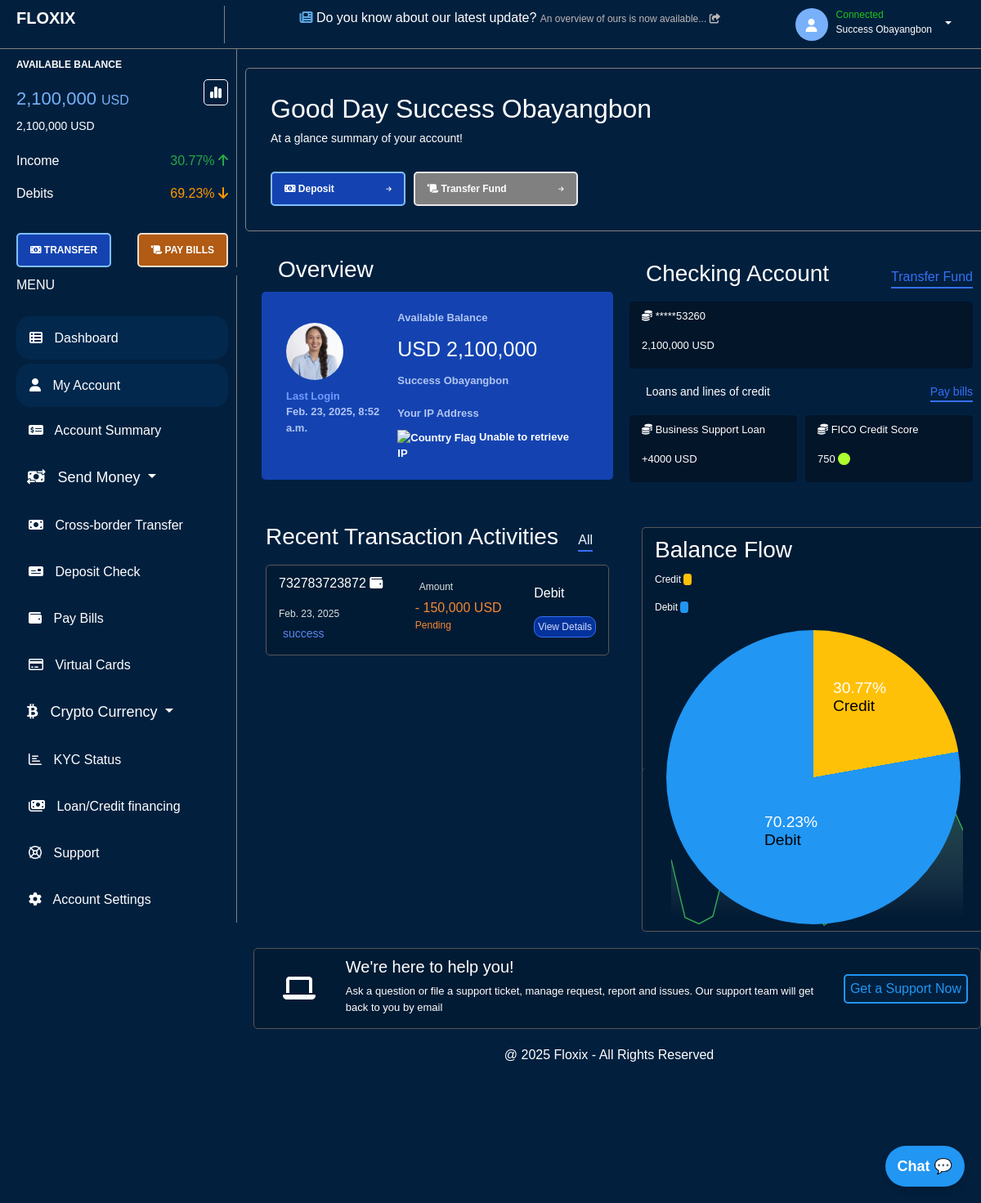
Page /account/user/profile/details/ (signed in) on the earlier database version.
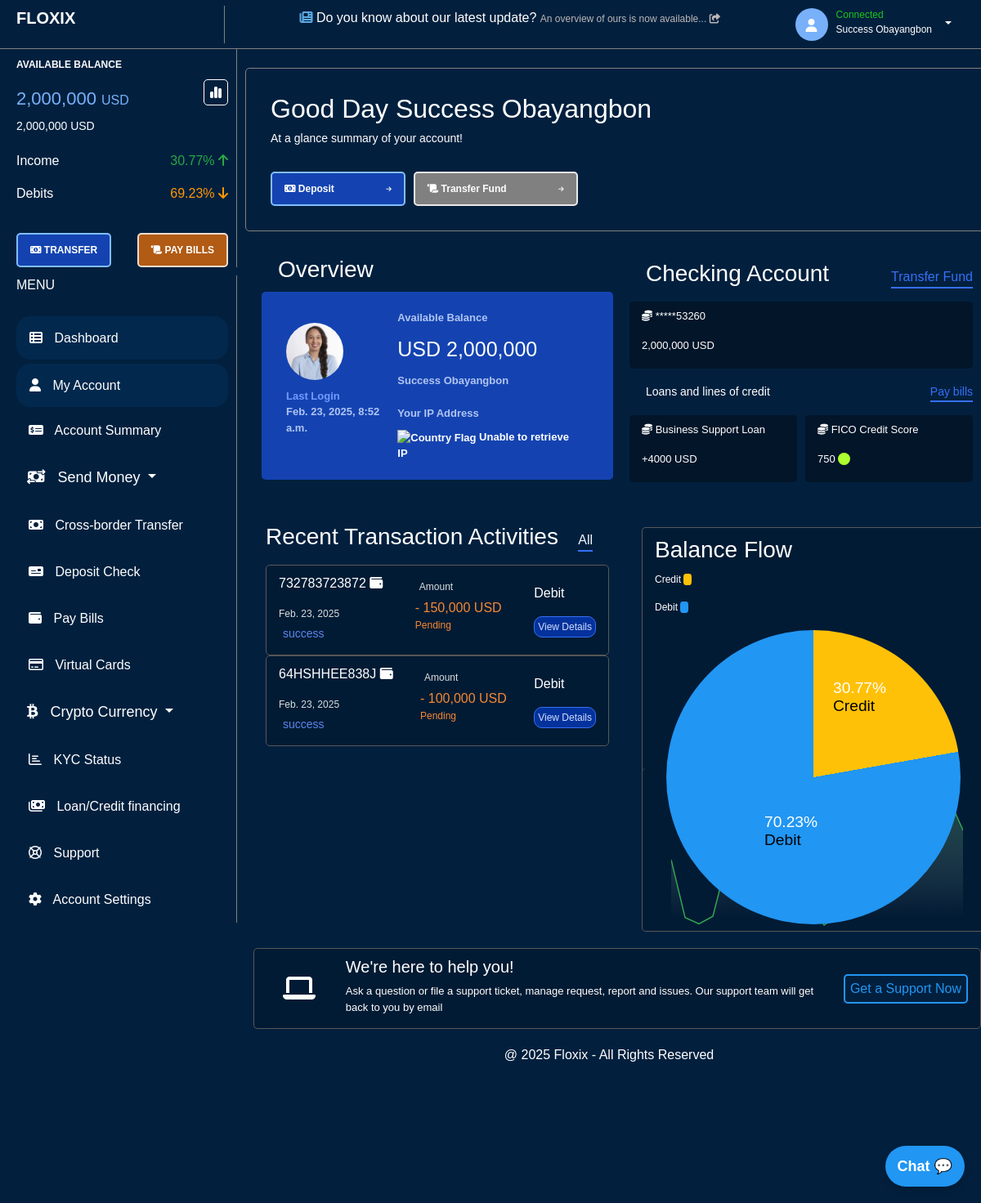
Same page on the later database version.
### main_app/models.py (models this page shows, shortened)
class Profile(models.Model):
    user = models.OneToOneField(User, on_delete= models.CASCADE)
    amount = models.CharField(max_length=12)
    image = models.ImageField(default='default.jpg', upload_to='profile_pics')
    profile_pin = models.IntegerField(blank=False, null=False, default=2002)

class Transfer(models.Model):
    DEBIT = 'Debit'
    CREDIT = 'Credit'
    TRANSACTION_TYPE_CHOICES = [
        (DEBIT, 'Debit'),
        (CREDIT, 'Credit'),
    ]
    PENDING = 'Pending'
    COMPLETED = 'Completed'
    TRANSACTION_TYPE_INFO = [
        (PENDING, 'Pending'),
        (COMPLETED, 'Completed'),
    ]
    INTERNATIONAL = 'International Transfer'
    LOCAL = 'Local Transfer'
    CHECK = 'Check Deposite'
    TRANSACTION_SCOPE = [
        (INTERNATIONAL, 'Local Transfer'),
        (LOCAL, 'Local Check'),
        (CHECK, 'Check Deposite'),
    ]
    user = models.ForeignKey(User, on_delete=models.CASCADE, default=1)
    account_number = models.CharField(max_length=12)
    amount = models.IntegerField(blank=False, null=False)
    bank_name = models.CharField(max_length=100, blank=False, null=False)
    description = models.CharField(max_length=250, blank=True, null=True)
    date_created = models.DateTimeField(auto_now_add=True)
    transaction_pin = models.IntegerField(blank=False, null=False)
    transfer_date = models.DateField(default=timezone.now)
    transaction_type = models.CharField(
        max_length=10,
        choices=TRANSACTION_TYPE_CHOICES,
        default=DEBIT,
    )
    transaction_info = models.CharField(
        max_length=10,
        choices=TRANSACTION_TYPE_INFO,
        default=PENDING,
    )
    transaction_scope = models.CharField(
        max_length=50,
        choices=TRANSACTION_SCOPE,
        default=LOCAL,
    )

### main_app/views.py (the view, shortened to what this page needs)
# urls.py: path('account/user/profile/details/', views.user_details, name='profile'),
@login_required
def user_details(request):
    tranfers = Transfer.objects.filter(user=request.user).order_by('-transfer_date')[:4]
    user_profile = Profile.objects.filter(user=request.user)
    profile = Profile.objects.get(user=request.user)
    formatted_amount = intcomma(int(profile.amount))
    all_messages = Chatbox.objects.filter(user=request.user)
    unread_count = Chatbox.objects.filter(user=request.user, seen=False).count()
    unread_count_seen = Chatbox.objects.filter(user=request.user, seen=True)
    context = {
        'user_profile': user_profile,
        'all_messages': all_messages,
        'unread_count': unread_count,
        'tranfers': tranfers,
        'unread_count_seen': unread_count_seen,
        "formatted_amount": formatted_amount,
    }
    return render(request, 'main/profile_dashboard.html', context)

### templates/main/profile_dashboard.html (shortened to what the changed rows need)
{%extends 'main/profile.html'%}
{%load static%}
{% load humanize %}
{%block section%}
<div class="dashboard-height">
    <div class="welcome-greetings-section">
        <div class="welcome-greetings">
          <h2>Good Day {{request.user.first_name}} {{request.user.last_name}}</h2>
        </div>
    </div>
    <div class="account-user-details" style="margin-left: 10px;">
       <div class="overview">
           <div class="profile-overview">
               <div class="user-details">
                   <p>Available Balance</p>
                   {% for profile in user_profile %}
                   <p>USD {{ profile.amount|floatformat:0|intcomma }}</p>
                   {%endfor%}
                   <p>{{request.user.first_name}} {{request.user.last_name}}</p>
                   <p>Your IP Address</p>
                   <p class="ip-container">
                       <img src="{%static ''%}" alt="Country Flag" id="country-flag" style="width: 20px; height: 10px;">
                       <span id="ip-address">Loading...</span>
                    </p>
               </div>
           </div>
        </div>
       <div class="checking-details-section">
           <div class="checking-amount-detail">
               <p style="font-size: 13px; margin-top: 5px;"><i class="fa-solid fa-coins"></i> *****53260</p>
               <p style="font-size: 13px;">{% for profile in user_profile %}{{ profile.amount|floatformat:0|intcomma }}{%endfor%} USD</p>
            </div>
       </div>
    </div>
    <div>
      <div class="transaction-history-section" style="margin-left: 10px;">
        <div>
        {% if tranfers %}
          {% for tranfer in tranfers %}
            <div class="transaction-history">
              <div>
                <p>{{ tranfer.account_number }} <i class="fa-solid fa-wallet"></i></p>
                <p>{{ tranfer.transfer_date }}</p>
                <p>{{ tranfer.description }}</p>
              </div>
              <div>
                <p>Amount</p>
                <p>- {{ tranfer.amount|floatformat:0|intcomma }} USD</p>
                <p class="{% if tranfer.transaction_info == 'Completed' %}text-green{% else %}text-red{% endif %}">
                  {{ tranfer.transaction_info }}
                </p>
              </div>
              <div>
                <p>{{ tranfer.transaction_type }}</p>
                <p>View Details</p>
              </div>
            </div>
          {% endfor %}
        {% else %}
          <p class="transaction-history" style="color: white;">No history yet</p>
        {% endif %}
      </div>
       </div>
    </div>
</div>
{%endblock section%}

### templates/main/profile.html (shortened to what the changed rows need)
{% load static %}
{% load humanize %}
<!DOCTYPE html>
<html lang="en">
  <head>
    <link rel="stylesheet" href="{% static 'css/profile.css' %}" />
    <link
      href="https://cdn.jsdelivr.net/npm/bootstrap@4.6.2/dist/css/bootstrap.min.css"
      rel="stylesheet"
    />
  </head>
  <body class="profile-body">
    <div class="second-profile-section">
      <div class="side-full-section" id="side-full-section">
        <div class="amount-section">
          <div class="balance-info">
            <p class="available-balance">AVAILABLE BALANCE</p>
            <p class="available-amount">
              {% for profile in user_profile %}{{ profile.amount|floatformat:0|intcomma }}{% endfor %}
              <span class="currency-amount">USD</span>
            </p>
            <p class="second-available-amount">
              {% for profile in user_profile %}{{ profile.amount|floatformat:0|intcomma }}{% endfor %}
              USD
            </p>
          </div>
        </div>
      </div>
      <div class="first_transfer_section" style="width: 100%">
        {% block section %} {% endblock section %}
      </div>
    </div>
  </body>
</html>

Differences in the rows shown:
changed Profile: amount "2,100,000" → "2,000,000"
added Transfer: account_number "64HSHHEE838J", transfer_date "Feb. 23, 2025", description "success", amount "100,000", transaction_info "Pending", transaction_type "Debit"
